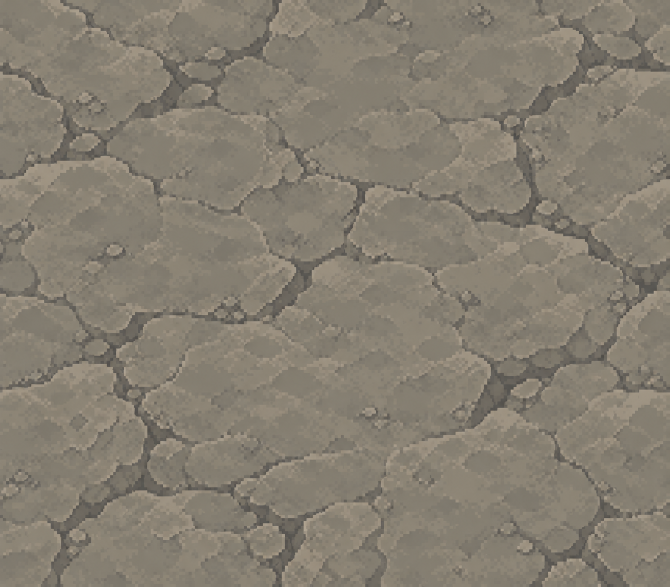
#> input picture projects/sporehollow/art-production/continuous-bedrock-v1/originals/bedrock.png, 1339 x 1174 px (shown at 1/2 size)
$ python build.py
#> lines starting #> are read from the running program, lines starting #| are printed output that depends on the picture
from pathlib import Path
from PIL import Image,ImageDraw,ImageChops,ImageFont,ImageFilter
import numpy as np,json,hashlib,math
S=Path(__file__).resolve().parent;P=S.parents[1];A=P/'art_delivery';O=A/'continuous_bedrock_v1'
O.mkdir(exist_ok=True);(O/'review').mkdir(exist_ok=True)
N=Image.Resampling.NEAREST;F=lambda n:ImageFont.truetype('C:/Windows/Fonts/meiryo.ttc',n)
assets=[];checks=[];old=A/'biome_connections_v1'
def sha(p):return hashlib.sha256(Path(p).read_bytes()).hexdigest()
def load(p):return Image.open(p).convert('RGBA')
prior={p.relative_to(A).as_posix():sha(p) for p in A.rglob('*.png') if O not in p.parents}
def check(n,v):
 checks.append({'check':n,'pass':bool(v)})
 assert v,n
def save(im,fn,anchor,role,occ=(0,0),**extra):
 p=O/fn;p.parent.mkdir(parents=True,exist_ok=True)
 a=np.array(im.convert('RGBA'));a[a[:,:,3]==0]=0;im=Image.fromarray(a);im.save(p)
 assets.append(dict(file=fn,size_px=list(im.size),anchor_px=list(anchor),occupied_cells=list(occ),role=role,frame_order=[0],frame_duration_ms=[None],loop=False,shadow_baked=False,sha256=sha(p),**extra))
 return im
def quant(im,pal):
 p=Image.new('P',(1,1));rgb=[tuple(bytes.fromhex(c)) for c in pal];p.putpalette(sum([list(c) for c in rgb],[])+list(rgb[0])*(256-len(rgb)))
 out=im.convert('RGB').quantize(palette=p,dither=Image.Dither.NONE).convert('RGBA');out.putalpha(im.getchannel('A'));return out
rockpal=['515349','626357','737366','817f70','8a8777','918d7d','989383','9e9989','a49f8f','aaa595']
claypal=['33434d','40525c','50616a','64717a','788185','8b8d86','9b9581']
sandpal=['796248','8c7050','9e805b','b09269','c1a477','ceba8c','8b8871']
def periodic(im,band=12):
 # Blend only opposite texture outer borders, never every 48x42 cell.
 a=np.array(im).astype(float);h,w=a.shape[:2]
 for k in range(band):
  t=(1-k/band)**2*.5
  l=a[:,k].copy();r=a[:,w-1-k].copy()
  a[:,k]=l*(1-t)+r*t;a[:,w-1-k]=r*(1-t)+l*t
 for k in range(band):
  t=(1-k/band)**2*.5;u=a[k].copy();v=a[h-1-k].copy()
  a[k]=u*(1-t)+v*t;a[h-1-k]=v*(1-t)+u*t
 return Image.fromarray(np.rint(a).astype('uint8'))
raw=load(S/'originals/bedrock.png')
rock=raw.resize((384,336),Image.Resampling.BOX).filter(ImageFilter.MedianFilter(5)).filter(ImageFilter.GaussianBlur(.75))
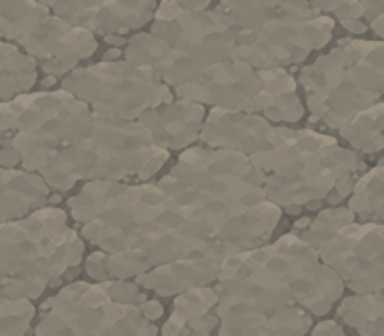
#> rock: PIL image 384x336 RGBA; mean R, G, B, A 133.7, 126.6, 113.4, 255
# Preserve broad facets and long fissures; suppress high-frequency source dithering.
rock=quant(periodic(rock),rockpal);rock.putalpha(255)
#> after the loop in periodic, `for k in range(band):`: a: shape (336, 384, 4) float64; mean R, G, B, A 133.7, 126.6, 113.4, 255
#> after the loop in periodic, `for k in range(band):`: a: shape (336, 384, 4) float64; mean R, G, B, A 133.7, 126.6, 113.4, 255
rock=save(rock,'top/atlas.png',(0,0),'opaque seamless 8x8-cell roof surface; sample by WORLD cell position',period_cells=[8,8],sample_origin='world cell left/top; crop48x42 then paste at(0,12) in rock canvas')
fallback=rock.resize((48,42),Image.Resampling.BOX)
ar=np.array(fallback);ar[:,:,:3]=np.rint(ar[:,:,:3]*.5+np.array([145,140,121])*.5).astype('uint8')
#> after `ar[:, :, :3] = np.rint(ar[:, :, :3] * 0.5 + np.array([145, 140, 121]) `:
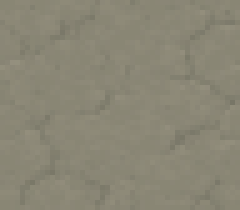
#> ar: shape (42, 48, 4) (shown 5 times larger); mean R, G, B, A 137.8, 134.2, 117.1, 255
fallback=quant(periodic(Image.fromarray(ar),5),rockpal)
#> call 2 of periodic, with band = 5
#> after the loop in periodic (call 2), `for k in range(band):`:
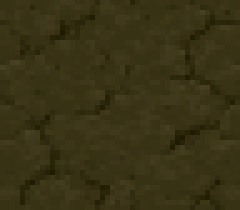
#> a: shape (42, 48, 4) float64 (shown 5 times larger); mean R, G, B, A 137.8, 134.2, 117.1, 255; transparent parts drawn white
roofmask={};bodies={};inner={}
# [4 lines left out: function recolor_faces, not called in this run]
for mask in range(16):
#> (the run stopped early here; a loop or call above may not have finished)
